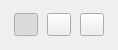
<?xml version="1.0" encoding="UTF-8"?>
<ui version="4.0">
 <class>Line2P</class>
 <widget class="QWidget" name="Line2P">
  <property name="geometry">
   <rect>
    <x>0</x>
    <y>0</y>
    <width>118</width>
    <height>50</height>
   </rect>
  </property>
  <layout class="QHBoxLayout">
   <item>
    <widget class="QToolButton" name="TypeSegment">
     <property name="toolTip">
      <string>Line Segments</string>
     </property>
     <property name="icon">
      <iconset>
       <normaloff>Segment.svg</normaloff>Segment.svg</iconset>
     </property>
     <property name="checkable">
      <bool>true</bool>
     </property>
     <property name="checked">
      <bool>true</bool>
     </property>
     <property name="autoExclusive">
      <bool>false</bool>
     </property>
     <attribute name="buttonGroup">
      <string notr="true">Type</string>
     </attribute>
    </widget>
   </item>
   <item>
    <widget class="QToolButton" name="TypeXLine">
     <property name="toolTip">
      <string>Infinite Line</string>
     </property>
     <property name="icon">
      <iconset>
       <normaloff>XLine.svg</normaloff>XLine.svg</iconset>
     </property>
     <property name="checkable">
      <bool>true</bool>
     </property>
     <attribute name="buttonGroup">
      <string notr="true">Type</string>
     </attribute>
    </widget>
   </item>
   <item>
    <widget class="QToolButton" name="TypeRay">
     <property name="toolTip">
      <string>Ray</string>
     </property>
     <property name="icon">
      <iconset>
       <normaloff>Ray.svg</normaloff>Ray.svg</iconset>
     </property>
     <property name="checkable">
      <bool>true</bool>
     </property>
     <attribute name="buttonGroup">
      <string notr="true">Type</string>
     </attribute>
    </widget>
   </item>
  </layout>
 </widget>
 <resources/>
 <connections/>
 <buttongroups>
  <buttongroup name="Type"/>
 </buttongroups>
</ui>
